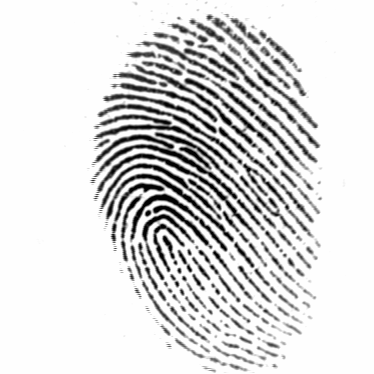
%> input picture data/images/101_1.tif, 374 x 374 px
$ octave script_test.m   (GNU Octave 9; MATLAB toolbox functions it lacks are replaced by stand-ins)
%> lines starting %> are read from the running program, lines starting %| are printed output that depends on the picture
%> further down, I is the input picture: size 374x374 uint8; min 1, max 254, mean 219.5
### matlab/preprocessingFingerprint.m
function [I_norm, I_orient, Gx, Gy, I_freq, I_enhanced, I_bin, I_thin, mask] = preprocessingFingerprint(I)
%UNTITLED Summary of this function goes here
%   Detailed explanation goes here
% --- 1. Charge the image in grayscale ---

if size(I,3) == 3
    I = rgb2gray(I);
end
I = double(I);
%> I: size 374x374 double

% --- 2. Normalisation de l'image ---
M0 = 0; % Moyenne cible
VAR0 = 1; % Variance cible
I_norm = normalizeImg(I, M0, VAR0);

% --- 3. Estimation de l'orientation ---
w = 16; %blockSize
[I_orient, Gx, Gy] = computeOrientation(I_norm, w);
%
% % --- 4. Estimation de la fréquence des crêtes ---
% I_freq = computeFrequency(I_norm, I_orient, blockSize);
%
% % --- 5. Filtrage par Gabor (amélioration) ---
% I_enhanced = gaborEnhance(I_norm, I_orient, I_freq);
%
% % --- 6. Binarisation ---
% I_bin = imbinarize(mat2gray(I_enhanced));
%
% % --- 7. Erosion du bruit + amincissement (thinning) ---
% I_bin = bwmorph(I_bin, 'clean');
% I_bin = bwmorph(I_bin, 'spur', 5);
% I_thin = bwmorph(I_bin, 'thin', Inf);
%
% % --- 8. Masque de l'empreinte (pour ignorer le fond) ---
% mask = imfill(I_bin, 'holes');

end

%% Fonctions utilitaires utilisées dans le processus principal

function I_norm = normalizeImg(I, M0, VAR0)
%> called with M0 = 0, VAR0 = 1
M = mean(I(:));
%> M = 219.5
VAR = var(I(:));
%> VAR = 4610.9
I_norm = M0 + sqrt(VAR0/VAR)*abs(I-M);
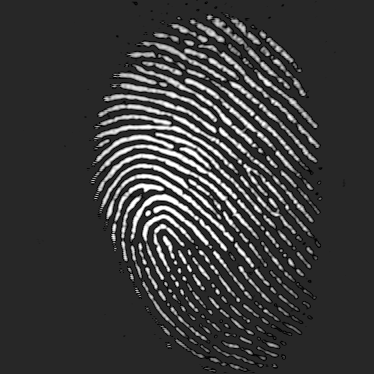
%> I_norm: size 374x374 double; min 0.00667, max 3.22, mean 0.741; drawn with min black and max white
end

function [orient, Gx, Gy] = computeOrientation(I, blockSize)
%> called with blockSize = 16
% Calcul des gradients : méthode classique de Sobel
Gx = imfilter(I, fspecial('sobel')');
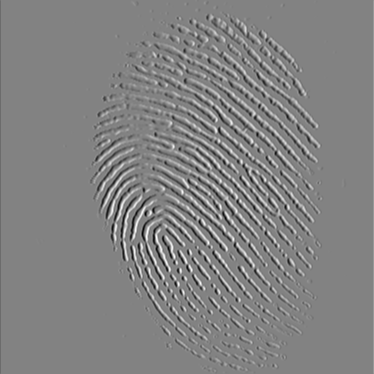
%> Gx: size 374x374 double; min -12.08, max 11.5, mean -4.54e-17; drawn with min black and max white
Gy = imfilter(I, fspecial('sobel'));
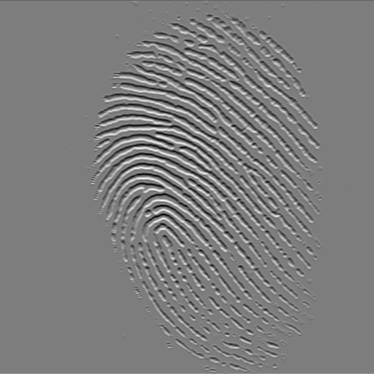
%> Gy: size 374x374 double; min -12.34, max 12.65, mean -1.09e-05; drawn with min black and max white
[h, w] = size(I);
%> h = 374; w = 374

% Détermination du nombre de blocs
nBlocksY = floor(h/blockSize); nBlocksX = floor(w/blockSize);
%> after `nBlocksY = floor(h/blockSize)`: nBlocksY = 23
%> after `nBlocksX = floor(w/blockSize)`: nBlocksX = 23

% Initialisation des matrices
Vx = zeros(nBlocksY, nBlocksX);
Vy = zeros(nBlocksY, nBlocksX);

% [5 lines of commented-out code are left out]

for by = 1:nBlocksY
    for bx = 1:nBlocksX
        % Coordonnées du bloc
        yStart = (by-1)*blockSize + 1;
        yEnd = by * blockSize;
        xStart = (bx-1)*blockSize + 1;
        xEnd = bx*blockSize;

        % Extraire le bloc
        blockGx = Gx(yStart:yEnd, xStart:xEnd);
        blockGy = Gy(yStart:yEnd, xStart:xEnd);

        % Equations de l'article
        Vx(by, bx) = sum(sum(2 * blockGx .* blockGy));
        Vy(by, bx) = sum(sum(blockGx.^2 .* blockGy.^2));
        % val = atan2(Vy, Vx);
    end
end

% orient(i:i+blockSize-1, j:j+blockSize-1) = val;
% disp(orient(i+blockSize/2, j+blockSize/2))

% Lissage passe-bas sur Vx et Vy
% Hong & Jain recommandent un filtre passe-bas (ex: gaussien ou moyenneur)
% Dans le cas d'espère, on va utiliser un filtre gaussien 5x5 (standard)
hSmooth = fspecial('gaussian', [5 5], 1.5);

VxSmooth = conv2(Vx, hSmooth, 'same');
VySmooth = conv2(Vy, hSmooth, 'same');

% Orientation finale reconstruite
% Arctan2 pour obtenir l'angle 2*theta puis /2

orient = 0.5 * atan2(VxSmooth, VySmooth);

end

% [54 lines left out: functions computeFrequency, gaborEnhance, gaborKernel, not called in this run]

### matlab/script_test.m
I = imread('..\data\images\101_1.tif');
[~, I_orient, Gx, Gy] = preprocessingFingerprint(I);
%> in preprocessingFingerprint, `[I_orient, Gx, Gy] = computeOrientation(I_norm, w);`:
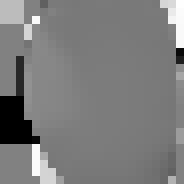
%> I_orient: size 23x23 double (shown 8 times larger); min -0.779, max 0.759, mean -0.0278; drawn with min black and max white

%figure; imshow(mat2gray(I_enhanced)); title('Image améliorée');
%figure; imshow(I_thin); title('Skeleton');
% I_norm_2 = mat2gray(I_norm);
% figure; imshow(uint8(I_norm));


%% Affichage des segments orientés
figure; imshow(I, []); hold on;
[hBlocks, wBlocks] = size(I_orient);
%> hBlocks = 23; wBlocks = 23
blockSize = 16;

for i = 1:hBlocks
    for j = 1:wBlocks
        theta = I_orient(i,j);

        % centre du bloc
        y = (i-0.5) * blockSize;
        x = (j-0.5)* blockSize;

        % vecteur orienté
        dx = cos(theta)*(blockSize/2);
        dy = sin(theta)*(blockSize/2);

        line([x-dx, x+dx], [y-dy, y+dy], 'Color', 'r', 'LineWidth', 1)
    end
end
title('Orientation field overlay');
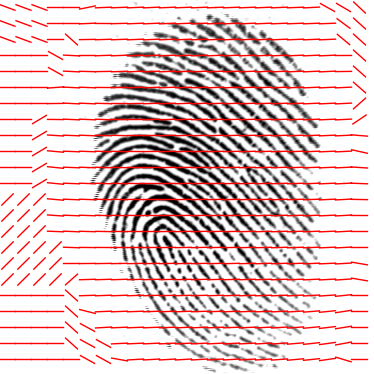
%> figure redrawn from the program's plot data; its title reads 'Orientation field overlay'
hold off;

$ run again, with data/images/101_2.tif copied over data/images/101_1.tif
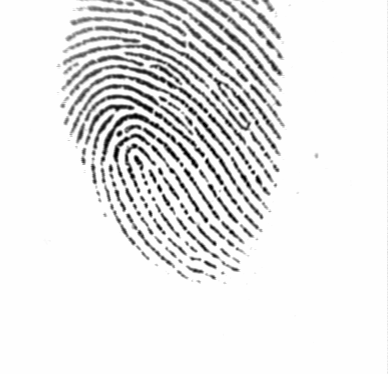
%> input picture data/images/101_2.tif, 388 x 374 px
%> I is the input picture: size 374x388 uint8; min 1, max 254, mean 231.9
%> I: size 374x388 double
%> M = 231.9
%> VAR = 2734.7
%> in computeOrientation, `Gy = imfilter(I, fspecial('sobel'));`:
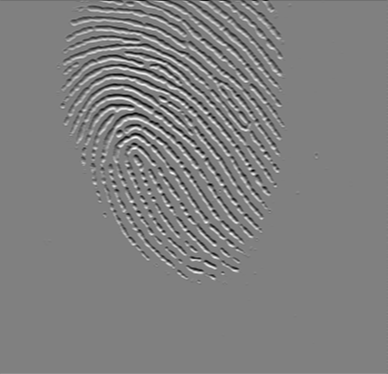
%> Gy: size 374x388 double; min -14.4, max 14.28, mean 0.00361; drawn with min black and max white
%> `title('Orientation field overlay');`:
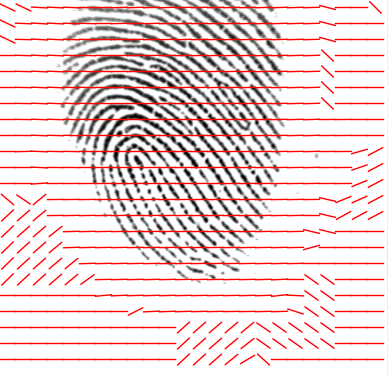
%> figure redrawn from the program's plot data; its title reads 'Orientation field overlay'

$ run again, with data/images/101_3.tif copied over data/images/101_1.tif
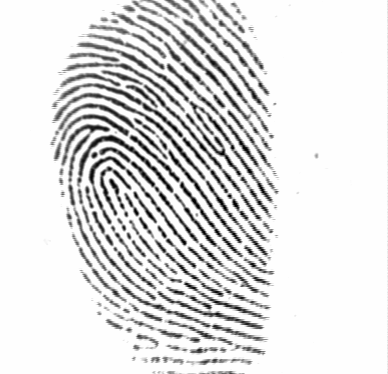
%> input picture data/images/101_3.tif, 388 x 374 px
%> I is the input picture: size 374x388 uint8; min 1, max 254, mean 223.6
%> I: size 374x388 double
%> M = 223.6
%> VAR = 3642.1
%> in computeOrientation, `Gy = imfilter(I, fspecial('sobel'));`:
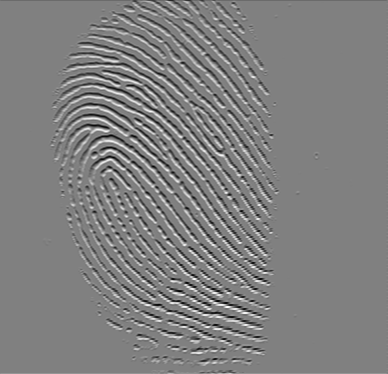
%> Gy: size 374x388 double; min -12.15, max 12, mean 0.00018; drawn with min black and max white
%> `title('Orientation field overlay');`:
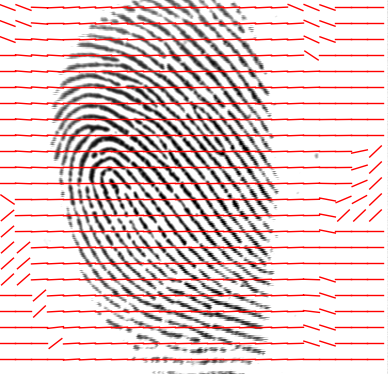
%> figure redrawn from the program's plot data; its title reads 'Orientation field overlay'

$ run again, with data/images/101_4.tif copied over data/images/101_1.tif
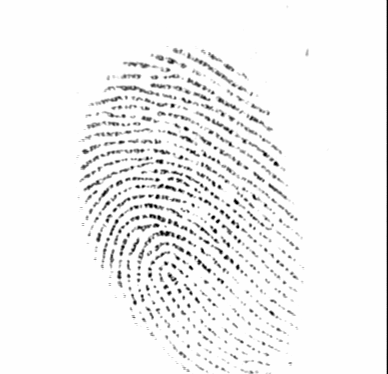
%> input picture data/images/101_4.tif, 388 x 374 px
%> I is the input picture: size 374x388 uint8; min 1, max 254, mean 242.4
%> I: size 374x388 double
%> M = 242.4
%> VAR = 1332.3
%> in computeOrientation, `Gy = imfilter(I, fspecial('sobel'));`:
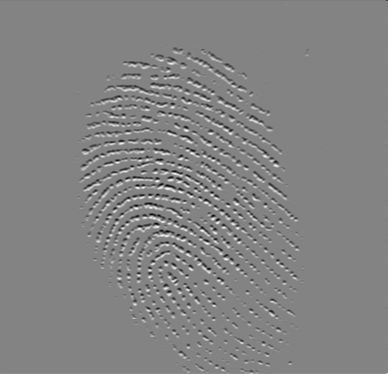
%> Gy: size 374x388 double; min -24.79, max 23.17, mean 0; drawn with min black and max white
%> `title('Orientation field overlay');`:
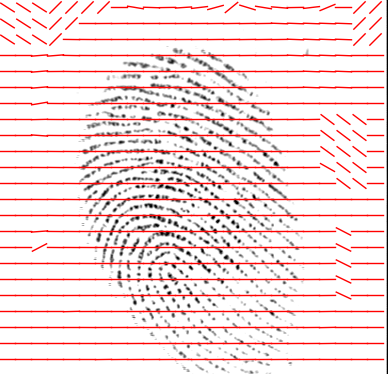
%> figure redrawn from the program's plot data; its title reads 'Orientation field overlay'
